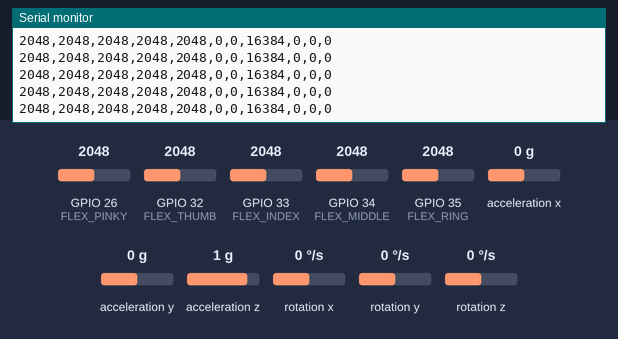
This sketch was run on a simulated ESP32. Shown: the last lines printed to the serial monitor. Wiring (inferred from the names in the program): MPU-6050 motion sensor at I2C address 0x68. The inputs (shaded band) are chosen by the test bench; at power-on: rotation x 0 °/s, GPIO 26 (FLEX_PINKY) = 2048, GPIO 32 (FLEX_THUMB) = 2048, GPIO 33 (FLEX_INDEX) = 2048, GPIO 34 (FLEX_MIDDLE) = 2048, GPIO 35 (FLEX_RING) = 2048, acceleration x 0 g, acceleration y 0 g, acceleration z 1 g, rotation y 0 °/s, rotation z 0 °/s (analog values on the 0–4095 scale).

Above: at 2.2 s.
2.3 s: rotation x set to 6 °/s
At 2.33 s:
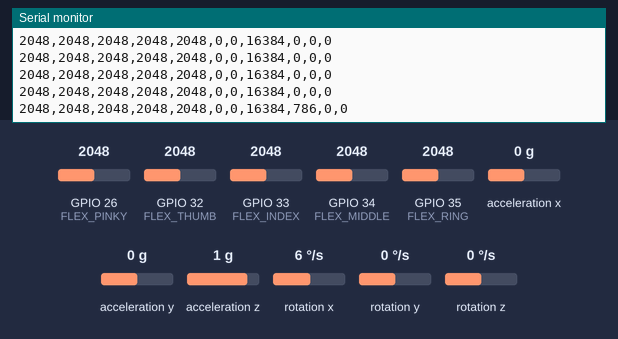
3.8 s: rotation x set to 9 °/s
At 3.85 s:
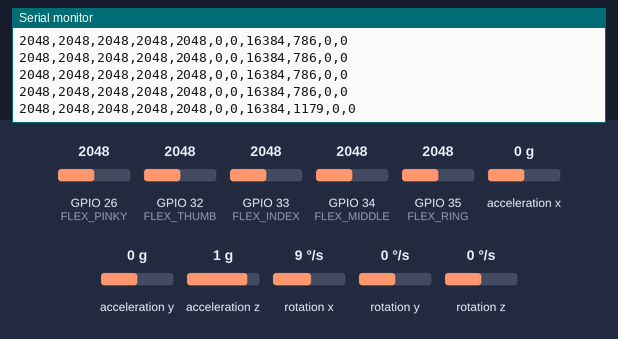

The sketch:

sing.ino
```cpp
#include <Wire.h>

#define MPU_ADDR 0x68

// -------- FLEX SENSOR PINS --------
#define FLEX_THUMB   32
#define FLEX_INDEX   33
#define FLEX_MIDDLE  34
#define FLEX_RING    35
#define FLEX_PINKY   26   // ADC2 pin (OK since no WiFi/BT)

// -------- MPU6050 VARIABLES --------
int16_t ax, ay, az;
int16_t gx, gy, gz;

bool headerPrinted = false;

void setup() {
  Serial.begin(115200);
  delay(1000);

  // -------- ADC SETUP --------
  analogReadResolution(12);        // 0–4095
  analogSetAttenuation(ADC_11db);  // Full 3.3V range

  // -------- I2C SETUP --------
  Wire.begin(21, 22);  // SDA, SCL

  // Wake up MPU6050
  Wire.beginTransmission(MPU_ADDR);
  Wire.write(0x6B);
  Wire.write(0x00);
  Wire.endTransmission();
}

void loop() {

  // Print CSV header once
  if (!headerPrinted) {
    Serial.println("thumb,index,middle,ring,pinky,accX,accY,accZ,gyroX,gyroY,gyroZ");
    headerPrinted = true;
  }

  // -------- FLEX SENSOR READINGS --------
  int thumb  = analogRead(FLEX_THUMB);
  int index  = analogRead(FLEX_INDEX);
  int middle = analogRead(FLEX_MIDDLE);
  int ring   = analogRead(FLEX_RING);
  int pinky  = analogRead(FLEX_PINKY);

  // -------- MPU6050 READINGS --------
  Wire.beginTransmission(MPU_ADDR);
  Wire.write(0x3B);
  Wire.endTransmission(false);
  Wire.requestFrom(MPU_ADDR, 14, true);

  ax = Wire.read() << 8 | Wire.read();
  ay = Wire.read() << 8 | Wire.read();
  az = Wire.read() << 8 | Wire.read();
  Wire.read(); Wire.read(); // temperature ignored
  gx = Wire.read() << 8 | Wire.read();
  gy = Wire.read() << 8 | Wire.read();
  gz = Wire.read() << 8 | Wire.read();

  // -------- CSV OUTPUT (TRAINING DATA) --------
  Serial.print(thumb);  Serial.print(",");
  Serial.print(index);  Serial.print(",");
  Serial.print(middle); Serial.print(",");
  Serial.print(ring);   Serial.print(",");
  Serial.print(pinky);  Serial.print(",");
  Serial.print(ax);     Serial.print(",");
  Serial.print(ay);     Serial.print(",");
  Serial.print(az);     Serial.print(",");
  Serial.print(gx);     Serial.print(",");
  Serial.print(gy);     Serial.print(",");
  Serial.println(gz);

  delay(50);  // 20 Hz sampling (ML-friendly)
}
```

Measured:
- after the input at 2.3 s, the serial monitor: prints a new line at once (image 1)
- after the input at 3.8 s, the serial monitor: prints a new line at once (image 2)
